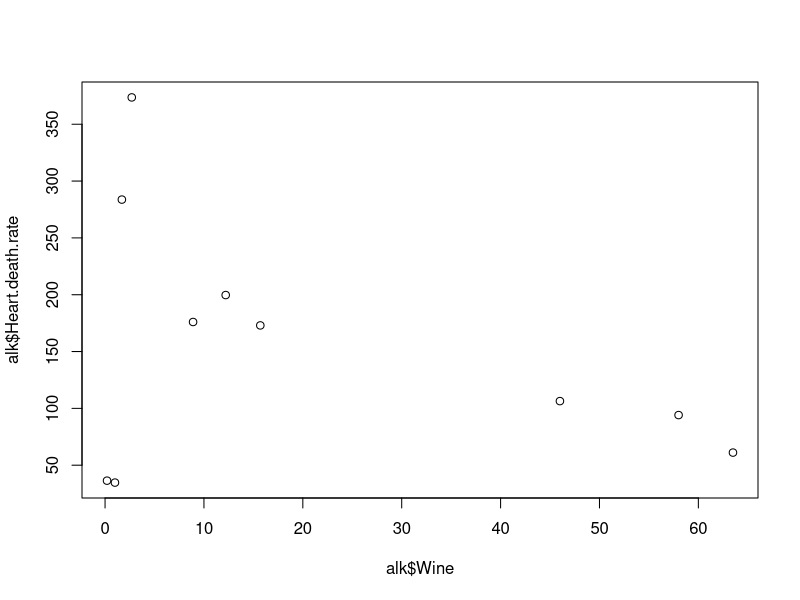
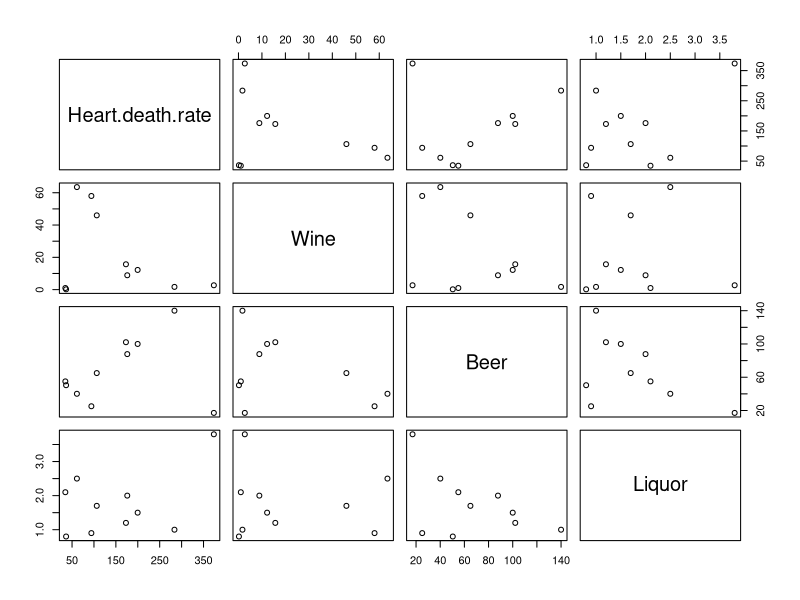

Recreate these plots in R, in order.
#####
# Definieren Sie Ihr Arbeitsverzeichnis als aktuelle Working Directory
# (entweder über das Files-Menü (rechts unten) oder mittels Kommando setwd(...) )
#####

setwd("~/Desktop/R-Dateien zur Vorlesung-20230109")

#####
# Laden Sie den Datensatz Alkoholkonsum.csv mittels read.csv2("Alkoholkonsum.csv")
# und speichern Sie ihn unter dem Namen alk
#####

alk <- read.csv2("files/Alkoholkonsum.csv")

#####
# Verschaffen Sie sich über die summary()-Funktion einen Überblick über den Datensatz
#####

summary(alk)

####
# Geben Sie über die dim()-Funktion die Anzahl der Zeilen / Spalten aus
####

dim(alk)

####
# Erstellen Sie mit der plot()-Funktion ein Streudiagramm für die beiden Variablen
# Wine und Heart Death Rate
####

plot(alk$Wine, alk$Heart.death.rate)

####
# Erstellen Sie mit der pairs()-Funktion eine Matrix aller Streudiagramme
# Hinweis: Nicht-numerische Variable Country auslassen
####

# Plottet alle Möglichkeiten, deshalb nur die Range der Spalten angeben (hier der gesamte Datensatz -1, da Country rausgelassen werden soll
pairs(alk[-1])

# Alternativ Spalten einzeln angeben:
#pairs(~alk$Heart.death.rate + alk$Liquor + alk$Wine + alk$Beer, data = alk)